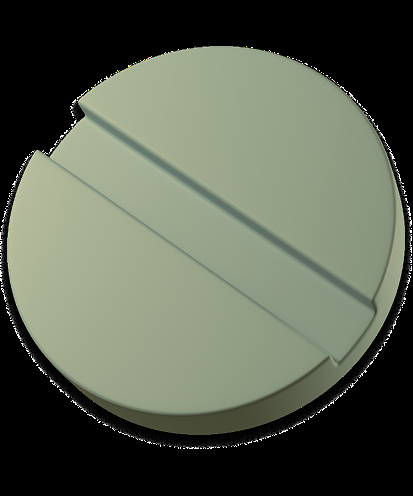
#> input picture frontend/src/assets/pill.png, 413 x 496 px
$ python -i verify.py   (imports and definitions only)   (older library calls are emulated)
#> lines starting #> are read from the running program, lines starting #| are printed output that depends on the picture
#> further down, picture is the input picture: shape (496, 413, 3); mean B, G, R 80.5, 95.5, 89.2
import cv2
import numpy as np
from pyzbar.pyzbar import decode

TOLERANCES = {
    "blur": 0.15,
    "color": 85.0,
    "centroid_norm": 0.18,  # Normalized ratio [0.0, 1.0], independent of resolution
    "correlation": 0.40,
}


def _mask_qr_regions(image):
    """
    Detect QR code locations on an image of any dimension and return a binary mask
    where packaging artwork is 255 and variable QR code pixels are 0.
    """
    h, w = image.shape[:2]
    mask = np.ones((h, w), dtype=np.uint8) * 255

    # 1. OpenCV QRCodeDetector
    try:
        detector = cv2.QRCodeDetector()
        ret, _, points, _ = detector.detectAndDecodeMulti(image)
        if points is not None and len(points) > 0:
            for pts in points:
                pts = pts.astype(int)
                x_min = max(0, pts[:, 0].min() - 8)
                y_min = max(0, pts[:, 1].min() - 8)
                x_max = min(w, pts[:, 0].max() + 8)
                y_max = min(h, pts[:, 1].max() + 8)
                mask[y_min:y_max, x_min:x_max] = 0
            return mask
    except Exception:
        pass

    # 2. Pyzbar decode
    try:
        decoded = decode(image)
        if decoded:
            for d in decoded:
                rect = d.rect
                x_min = max(0, rect.left - 8)
                y_min = max(0, rect.top - 8)
                x_max = min(w, rect.left + rect.width + 8)
                y_max = min(h, rect.top + rect.height + 8)
                mask[y_min:y_max, x_min:x_max] = 0
            return mask
    except Exception:
        pass

    return mask


def extract_features(image):
    """
    Extract size-invariant packaging features.
    Centroid is normalized to [0.0, 1.0] relative to image dimensions.
    """
    if image is None:
        return 0.0, np.array([0.0, 0.0, 0.0]), np.array([0.5, 0.5])

    h, w = image.shape[:2]
#> h = 496; w = 413
    gray = cv2.cvtColor(image, cv2.COLOR_BGR2GRAY)
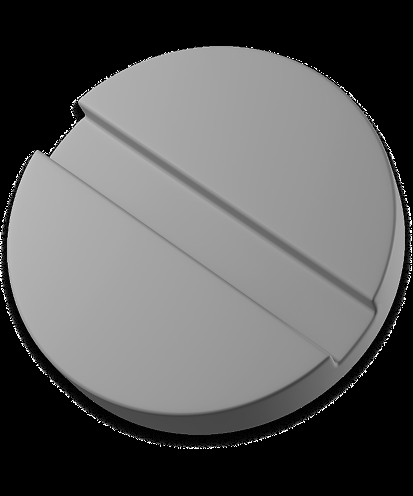
#> gray: shape (496, 413); min 0, max 255, mean 91.9

    blur = float(cv2.Laplacian(gray, cv2.CV_64F).var())
#> blur = 3972.5
    color = image.mean(axis=(0, 1))
#> color = [80.49, 95.54, 89.17]

    # Mask QR if present
    mask = _mask_qr_regions(image)
#> in _mask_qr_regions, `ret, _, points, _ = detector.detectAndDecodeMulti(image)`: ret = False

    # Compute edges across entire packaging artwork (not hardcoded sub-box)
    edges = cv2.bitwise_and(cv2.Canny(gray, 50, 150), mask)
    ys, xs = np.where(edges > 0)

    if len(xs) == 0:
        norm_centroid = np.array([0.5, 0.5])
    else:
        # Normalized coordinates [0.0, 1.0] - completely invariant to image size!
        norm_centroid = np.array([float(xs.mean() / w), float(ys.mean() / h)])

    return blur, color, norm_centroid


# [82 lines left out: function verify_packaging, not called in this run]

>>> import cv2
>>> picture = cv2.imread('../frontend/src/assets/pill.png')
#> (the run stopped early here; a loop or call above may not have finished)
